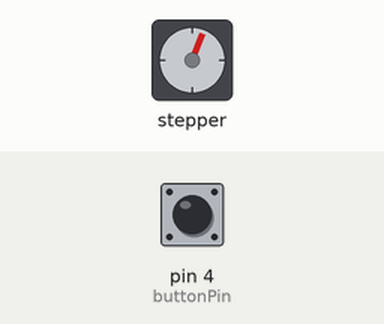
Simulated run of this sketch. Board: Arduino Uno, built with avr-gcc and run on an emulated ATmega328P. Parts: stepper motor. The inputs (shaded band) are chosen by the test bench; at power-on: pin 4 (buttonPin) HIGH. Stepper angles assume 2048 steps per turn; what the sketch prints to the serial monitor is not drawn.

Above: at 1.26 s.
1.3 s: pin 4 (buttonPin) pulled LOW for 0.15 s
At 1.98 s:
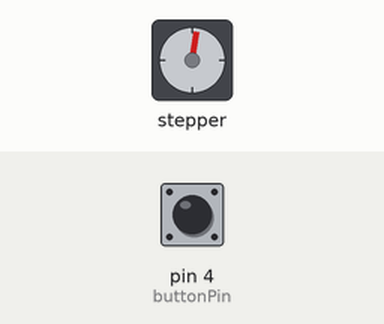
4.3 s: pin 4 (buttonPin) pulled LOW for 1 s
At 4.47 s:
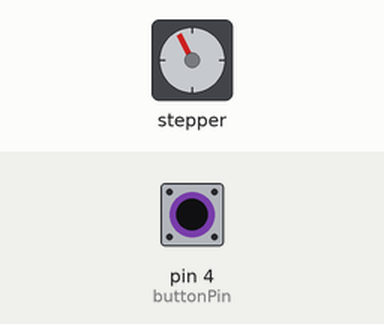
8.3 s: pin 4 (buttonPin) pulled LOW for 0.15 s
At 11.39 s:
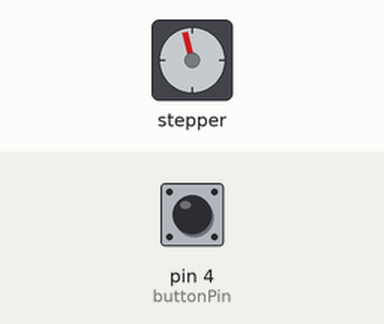
11.4 s: pin 4 (buttonPin) pulled LOW for 3.2 s
Timing chart, 0 to 29.6 s (numbered marks = the images above; inputs shaded):
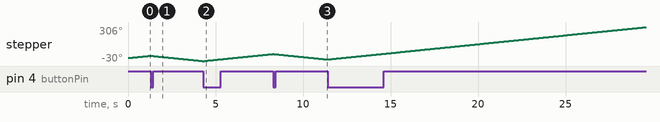

The sketch:

STEPPER_MOTOR.ino
```cpp
#include <Stepper.h>
int stepsPerRevolution = 2048;
int newstepsPerRevolution=0;
int motSpeed=3;
int buttonPin=4;
int buttonValOLD=1;
int buttonValNEW;
int motdir=1;
Stepper myStepper(stepsPerRevolution,8,10,9,11);
void setup() {
  Serial.begin(9600);
  myStepper.setSpeed(motSpeed);
  pinMode(buttonPin,INPUT);
  digitalWrite(buttonPin,HIGH);// put your setup code here, to run once:
}

void loop() {
  buttonValNEW=digitalRead(buttonPin);
  Serial.println(buttonValNEW);
  if(buttonValOLD==1 && buttonValNEW==0){
    motdir=motdir*(-1);
  }
  myStepper.step(motdir*1);
  buttonValOLD=buttonValNEW;
}
```
